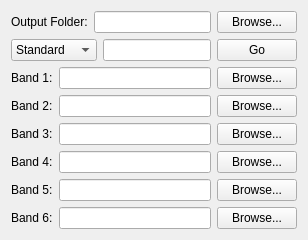
              <widget class="QWidget" name="tab">
               <attribute name="title">
                <string>Rename</string>
               </attribute>
               <layout class="QVBoxLayout" name="verticalLayout_4">
                <item>
                 <layout class="QHBoxLayout" name="horizontalLayout_30">
                  <item>
                   <widget class="QLabel" name="label_26">
                    <property name="text">
                     <string>Output Folder:</string>
                    </property>
                   </widget>
                  </item>
                  <item>
                   <widget class="QLineEdit" name="KernelRenameOutputFolder">
                    <property name="text">
                     <string/>
                    </property>
                   </widget>
                  </item>
                  <item>
                   <widget class="QPushButton" name="KernelRenameOutputButton">
                    <property name="text">
                     <string>Browse...</string>
                    </property>
                   </widget>
                  </item>
                 </layout>
                </item>
                <item>
                 <layout class="QHBoxLayout" name="horizontalLayout_25">
                  <item>
                   <widget class="QComboBox" name="KernelRenameMode">
                    <property name="sizePolicy">
                     <sizepolicy hsizetype="MinimumExpanding" vsizetype="Fixed">
                      <horstretch>0</horstretch>
                      <verstretch>0</verstretch>
                     </sizepolicy>
                    </property>
                    <property name="toolTip">
                     <string/>
                    </property>
                    <item>
                     <property name="text">
                      <string>Standard</string>
                     </property>
                    </item>
                    <item>
                     <property name="text">
                      <string>Muli-Page</string>
                     </property>
                    </item>
                    <item>
                     <property name="text">
                      <string>Prepend</string>
                     </property>
                    </item>
                   </widget>
                  </item>
                  <item>
                   <widget class="QLineEdit" name="KernelRenamePrefix"/>
                  </item>
                  <item>
                   <widget class="QPushButton" name="KernelRenameButton">
                    <property name="text">
                     <string>Go</string>
                    </property>
                   </widget>
                  </item>
                 </layout>
                </item>
                <item>
                 <layout class="QHBoxLayout" name="horizontalLayout_19">
                  <item>
                   <widget class="QLabel" name="label_20">
                    <property name="text">
                     <string>Band 1:</string>
                    </property>
                   </widget>
                  </item>
                  <item>
                   <widget class="QLineEdit" name="KernelBand1"/>
                  </item>
                  <item>
                   <widget class="QPushButton" name="KernelBandButton1">
                    <property name="text">
                     <string>Browse...</string>
                    </property>
                   </widget>
                  </item>
                 </layout>
                </item>
                <item>
                 <layout class="QHBoxLayout" name="horizontalLayout_20">
                  <item>
                   <widget class="QLabel" name="label_21">
                    <property name="text">
                     <string>Band 2:</string>
                    </property>
                   </widget>
                  </item>
                  <item>
                   <widget class="QLineEdit" name="KernelBand2"/>
                  </item>
                  <item>
                   <widget class="QPushButton" name="KernelBandButton2">
                    <property name="text">
                     <string>Browse...</string>
                    </property>
                   </widget>
                  </item>
                 </layout>
                </item>
                <item>
                 <layout class="QHBoxLayout" name="horizontalLayout_21">
                  <item>
                   <widget class="QLabel" name="label_22">
                    <property name="text">
                     <string>Band 3:</string>
                    </property>
                   </widget>
                  </item>
                  <item>
                   <widget class="QLineEdit" name="KernelBand3"/>
                  </item>
                  <item>
                   <widget class="QPushButton" name="KernelBandButton3">
                    <property name="text">
                     <string>Browse...</string>
                    </property>
                   </widget>
                  </item>
                 </layout>
                </item>
                <item>
                 <layout class="QHBoxLayout" name="horizontalLayout_22">
                  <item>
                   <widget class="QLabel" name="label_23">
                    <property name="text">
                     <string>Band 4:</string>
                    </property>
                   </widget>
                  </item>
                  <item>
                   <widget class="QLineEdit" name="KernelBand4"/>
                  </item>
                  <item>
                   <widget class="QPushButton" name="KernelBandButton4">
                    <property name="text">
                     <string>Browse...</string>
                    </property>
                   </widget>
                  </item>
                 </layout>
                </item>
                <item>
                 <layout class="QHBoxLayout" name="horizontalLayout_23">
                  <item>
                   <widget class="QLabel" name="label_24">
                    <property name="text">
                     <string>Band 5:</string>
                    </property>
                   </widget>
                  </item>
                  <item>
                   <widget class="QLineEdit" name="KernelBand5"/>
                  </item>
                  <item>
                   <widget class="QPushButton" name="KernelBandButton5">
                    <property name="text">
                     <string>Browse...</string>
                    </property>
                   </widget>
                  </item>
                 </layout>
                </item>
                <item>
                 <layout class="QHBoxLayout" name="horizontalLayout_24">
                  <item>
                   <widget class="QLabel" name="label_25">
                    <property name="text">
                     <string>Band 6:</string>
                    </property>
                   </widget>
                  </item>
                  <item>
                   <widget class="QLineEdit" name="KernelBand6"/>
                  </item>
                  <item>
                   <widget class="QPushButton" name="KernelBandButton6">
                    <property name="text">
                     <string>Browse...</string>
                    </property>
                   </widget>
                  </item>
                 </layout>
                </item>
               </layout>
              </widget>
